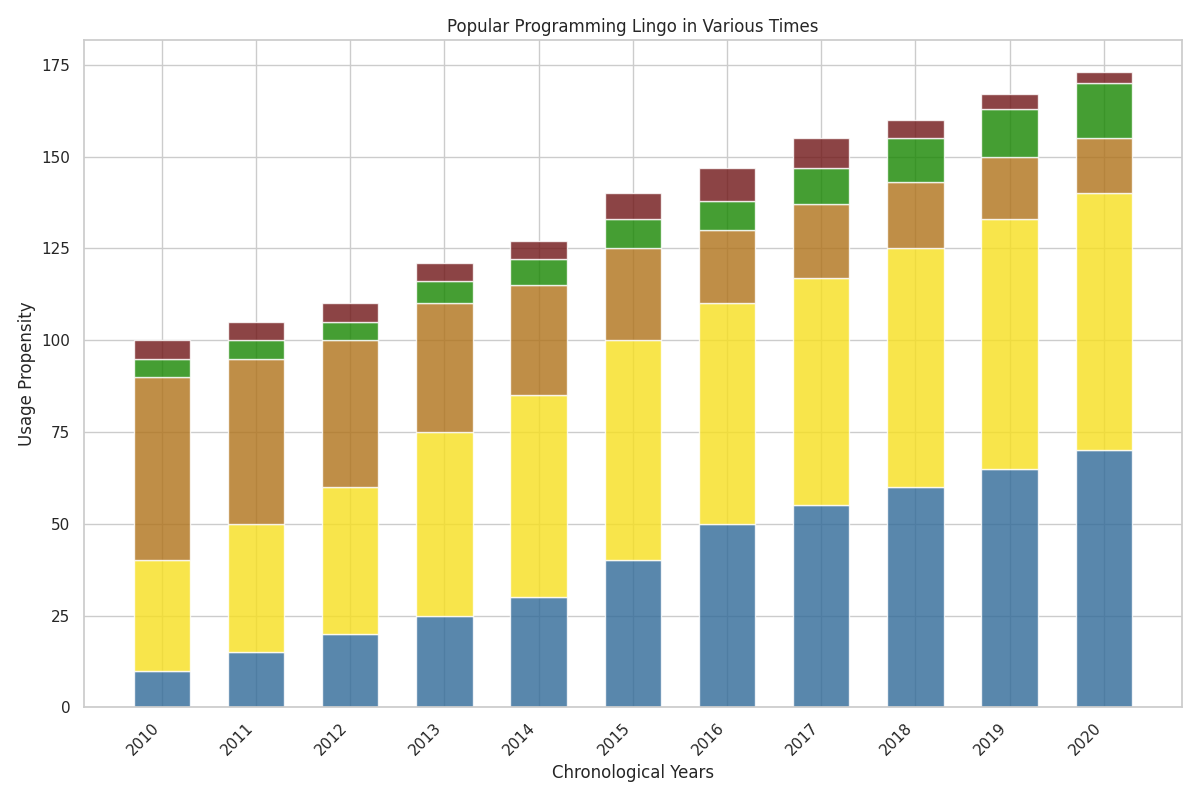

Generate this figure with Python:
import matplotlib.pyplot as plt
import numpy as np

years = np.arange(2010, 2021)
python = np.array([10, 15, 20, 25, 30, 40, 50, 55, 60, 65, 70])
javascript = np.array([30, 35, 40, 50, 55, 60, 60, 62, 65, 68, 70])
java = np.array([50, 45, 40, 35, 30, 25, 20, 20, 18, 17, 15])
csharp = np.array([5, 5, 5, 6, 7, 8, 8, 10, 12, 13, 15])
ruby = np.array([5, 5, 5, 5, 5, 7, 9, 8, 5, 4, 3])

bottom_js = python
bottom_java = bottom_js + javascript
bottom_csharp = bottom_java + java
bottom_ruby = bottom_csharp + csharp

fig, ax = plt.subplots(figsize=(12, 8))

ax.bar(years, python, color='#306998', width=0.6, alpha=0.8)
ax.bar(years, javascript, bottom=bottom_js, color='#F7DF1E', width=0.6, alpha=0.8)
ax.bar(years, java, bottom=bottom_java, color='#b07219', width=0.6, alpha=0.8)
ax.bar(years, csharp, bottom=bottom_csharp, color='#178600', width=0.6, alpha=0.8)
ax.bar(years, ruby, bottom=bottom_ruby, color='#701516', width=0.6, alpha=0.8)

ax.set_title("Popular Programming Lingo in Various Times")
ax.set_xlabel("Chronological Years")
ax.set_ylabel("Usage Propensity")
ax.set_xticks(years)
ax.set_xticklabels(years, rotation=45, ha="right")

plt.tight_layout()
plt.show()
